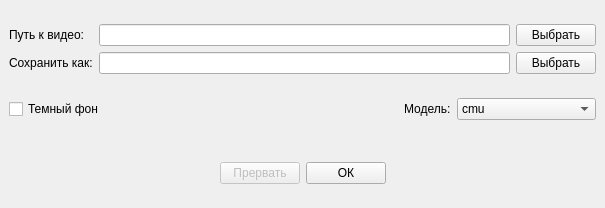
<?xml version="1.0" encoding="UTF-8"?>
<ui version="4.0">
 <class>MainWindow</class>
 <widget class="QMainWindow" name="MainWindow">
  <property name="geometry">
   <rect>
    <x>0</x>
    <y>0</y>
    <width>605</width>
    <height>208</height>
   </rect>
  </property>
  <property name="windowTitle">
   <string>MainWindow</string>
  </property>
  <widget class="QWidget" name="centralwidget">
   <layout class="QVBoxLayout" name="verticalLayout_2">
    <item>
     <layout class="QVBoxLayout" name="verticalLayout" stretch="0,0,0">
      <item>
       <layout class="QGridLayout" name="gridLayout" columnstretch="0,7,1,1,1">
        <item row="0" column="0">
         <widget class="QLabel" name="label">
          <property name="text">
           <string>Путь к видео:</string>
          </property>
         </widget>
        </item>
        <item row="1" column="4">
         <widget class="QPushButton" name="output_button">
          <property name="text">
           <string>Выбрать</string>
          </property>
         </widget>
        </item>
        <item row="1" column="0">
         <widget class="QLabel" name="label_2">
          <property name="text">
           <string>Сохранить как:</string>
          </property>
         </widget>
        </item>
        <item row="1" column="1" colspan="3">
         <widget class="QLineEdit" name="output_line_edit">
          <property name="styleSheet">
           <string notr="true">output_line_edit.setStyleSheet(&quot;QLineEdit { border-radius: 5px; }&quot;)</string>
          </property>
         </widget>
        </item>
        <item row="0" column="4">
         <widget class="QPushButton" name="input_button">
          <property name="text">
           <string>Выбрать</string>
          </property>
         </widget>
        </item>
        <item row="0" column="1" colspan="3">
         <widget class="QLineEdit" name="video_line_edit">
          <property name="styleSheet">
           <string notr="true">video_line_edit.setStyleSheet(&quot;QLineEdit {  border: 2px solid gray; border-radius: 5px;}&quot;)</string>
          </property>
         </widget>
        </item>
       </layout>
      </item>
      <item>
       <layout class="QHBoxLayout" name="horizontalLayout_2" stretch="0,1,0,0">
        <property name="topMargin">
         <number>18</number>
        </property>
        <property name="bottomMargin">
         <number>12</number>
        </property>
        <item>
         <widget class="QCheckBox" name="dark_bg_check_box">
          <property name="text">
           <string>Темный фон</string>
          </property>
         </widget>
        </item>
        <item>
         <spacer name="horizontalSpacer_3">
          <property name="orientation">
           <enum>Qt::Horizontal</enum>
          </property>
          <property name="sizeHint" stdset="0">
           <size>
            <width>40</width>
            <height>20</height>
           </size>
          </property>
         </spacer>
        </item>
        <item>
         <widget class="QLabel" name="label_3">
          <property name="text">
           <string>Модель:</string>
          </property>
         </widget>
        </item>
        <item>
         <widget class="QComboBox" name="model_combo_box">
          <property name="editable">
           <bool>false</bool>
          </property>
          <property name="currentText">
           <string>cmu</string>
          </property>
          <item>
           <property name="text">
            <string>cmu</string>
           </property>
          </item>
          <item>
           <property name="text">
            <string>mobilenet_thin</string>
           </property>
          </item>
          <item>
           <property name="text">
            <string>mobilenet_v2_large</string>
           </property>
          </item>
          <item>
           <property name="text">
            <string>mobilenet_v2_small</string>
           </property>
          </item>
         </widget>
        </item>
       </layout>
      </item>
      <item>
       <layout class="QHBoxLayout" name="horizontalLayout" stretch="0,0,0,0">
        <property name="topMargin">
         <number>24</number>
        </property>
        <item>
         <spacer name="horizontalSpacer">
          <property name="orientation">
           <enum>Qt::Horizontal</enum>
          </property>
          <property name="sizeHint" stdset="0">
           <size>
            <width>40</width>
            <height>20</height>
           </size>
          </property>
         </spacer>
        </item>
        <item>
         <widget class="QPushButton" name="cancel_button">
          <property name="enabled">
           <bool>false</bool>
          </property>
          <property name="text">
           <string>Прервать</string>
          </property>
          <property name="checkable">
           <bool>true</bool>
          </property>
          <property name="checked">
           <bool>false</bool>
          </property>
         </widget>
        </item>
        <item>
         <widget class="QPushButton" name="ok_button">
          <property name="text">
           <string>ОК</string>
          </property>
         </widget>
        </item>
        <item>
         <spacer name="horizontalSpacer_2">
          <property name="orientation">
           <enum>Qt::Horizontal</enum>
          </property>
          <property name="sizeHint" stdset="0">
           <size>
            <width>40</width>
            <height>20</height>
           </size>
          </property>
         </spacer>
        </item>
       </layout>
      </item>
     </layout>
    </item>
   </layout>
  </widget>
  <widget class="QMenuBar" name="menubar">
   <property name="geometry">
    <rect>
     <x>0</x>
     <y>0</y>
     <width>605</width>
     <height>21</height>
    </rect>
   </property>
  </widget>
 </widget>
 <resources/>
 <connections/>
</ui>
